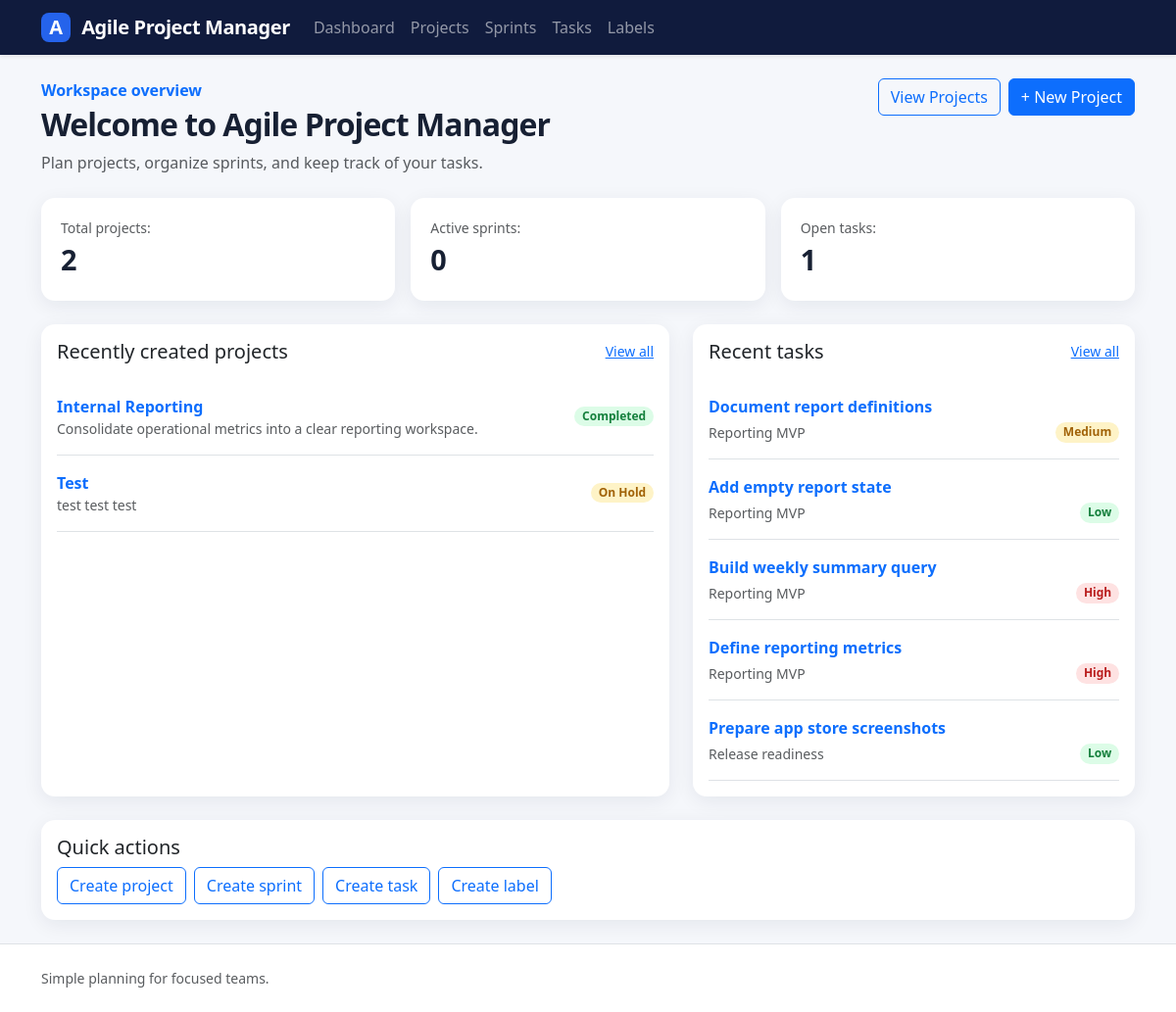
The app's page /, older data.
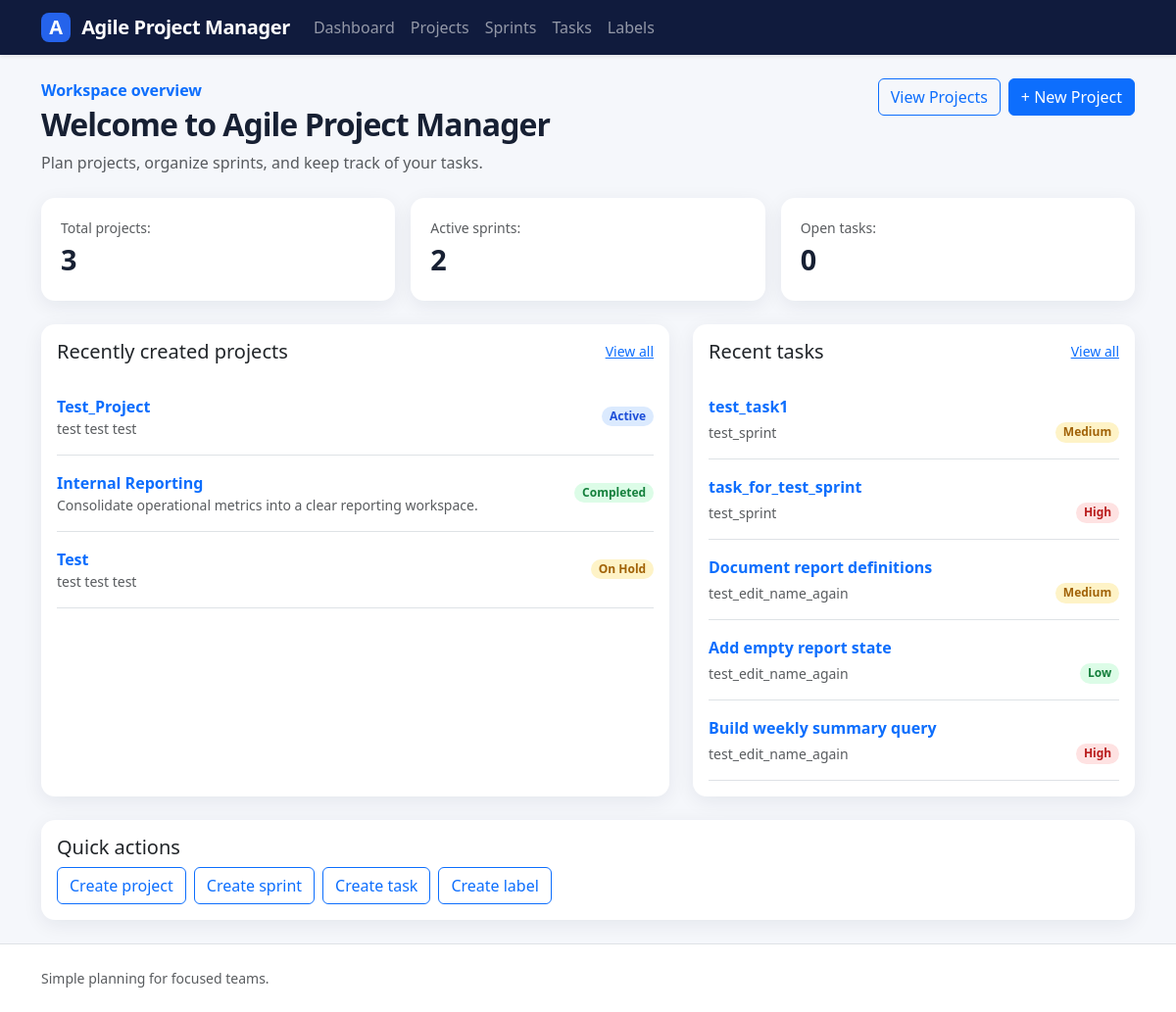
The same page, newer data.
### projects/models.py (models this page shows, shortened)
class Project(models.Model):
    class StatusChoices(models.TextChoices):
        ACTIVE = 'active', 'Active'
        COMPLETED = 'completed', 'Completed'
        ON_HOLD = 'on_hold', 'On Hold'
    name = models.CharField(
        max_length=100,
        validators=[MinLengthValidator(2)],
    )
    description = models.TextField(max_length=500, blank=True, null=True)
    start_date = models.DateField()
    end_date = models.DateField()
    status = models.CharField(choices=StatusChoices.choices, max_length=10)
    created_at = models.DateTimeField(auto_now_add=True)

### tasks/models.py (models this page shows)
class Task(models.Model):
    class PriorityChoices(models.TextChoices):
        LOW = 'LOW'
        MEDIUM = 'MEDIUM'
        HIGH = 'HIGH'
    sprint = models.ForeignKey(Sprint, on_delete=models.CASCADE)
    title = models.CharField(
        max_length=100,
        validators=[MinLengthValidator(3)],
    )
    description = models.TextField(max_length=500)
    priority = models.CharField(choices=PriorityChoices.choices, max_length=10)
    status = models.CharField(choices=Sprint.StatusChoices.choices, max_length=10)
    created_at = models.DateTimeField(auto_now_add=True)
    updated_at = models.DateTimeField(auto_now=True)
    labels = models.ManyToManyField(Label)

### sprints/models.py (models this page shows, shortened)
class Sprint(models.Model):
    class StatusChoices(models.TextChoices):
        PLANNED = 'planned', 'Planned'
        ACTIVE = 'active', 'Active'
        COMPLETED = 'completed', 'Completed'
    project = models.ForeignKey(Project, on_delete=models.CASCADE)
    name = models.CharField(
        max_length=100,
        validators=[MinLengthValidator(4)],
    )
    goal = models.CharField(max_length=100)
    start_date = models.DateField()
    end_date = models.DateField()
    status = models.CharField(choices=StatusChoices.choices, max_length=10)

### agile_project_manager/views.py (the view)
# urls.py: path('', DashboardView.as_view(), name='dashboard'),
class DashboardView(TemplateView):
    template_name = 'dashboard.html'
    context_object_name = 'dashboard'
    def get_context_data(self, **kwargs):
        context = super().get_context_data(**kwargs)
        context["recent_tasks"] = (Task.objects.select_related("sprint").order_by("-created_at")[:5])
        context["total_projects"] = Project.objects.count()
        context["active_sprints"] = Sprint.objects.filter(status=Sprint.StatusChoices.ACTIVE).count()
        context["open_tasks"] = Task.objects.exclude(status=Sprint.StatusChoices.COMPLETED).count()
        context["recent_projects"] = Project.objects.order_by("-created_at")[:5]
        return context

### templates/dashboard.html (shortened to what the changed rows need)
{% extends "base.html" %}
{% block content %}
    <div class="page-header">
        <div>
            <h1 class="h2 mb-2">
                Welcome to Agile Project Manager
            </h1>
        </div>
    </div>
    <div class="row g-3 mb-4">
        <div class="col-md-4">
            <div class="stat-card d-flex justify-content-between align-items-center">
                <div>
                    <div class="text-muted small">
                        Total projects:
                    </div>
                    <div class="stat-value">
                        {{ total_projects }}
                    </div>
                </div>
            </div>
        </div>
        <div class="col-md-4">
            <div class="stat-card d-flex justify-content-between align-items-center">
                <div>
                    <div class="text-muted small">
                        Active sprints:
                    </div>
                    <div class="stat-value">
                        {{ active_sprints }}
                    </div>
                </div>
            </div>
        </div>
        <div class="col-md-4">
            <div class="stat-card d-flex justify-content-between align-items-center">
                <div>
                    <div class="text-muted small">
                        Open tasks:
                    </div>
                    <div class="stat-value">
                        {{ open_tasks }}
                    </div>
                </div>
            </div>
        </div>
    </div>
    <div class="row g-4">
        <div class="col-lg-7">
            <div class="card h-100">
                <div class="card-body">
                    <div class="d-flex justify-content-between align-items-center mb-3">
                        <h2 class="h5 mb-0">
                            Recently created projects
                        </h2>
                    </div>
                    {% for project in recent_projects %}
                        <div class="d-flex justify-content-between align-items-center py-3 border-bottom">
                            <div>
                                <a class="fw-semibold text-decoration-none" href="{% url 'projects:detail' project.pk %}">
                                    {{ project.name|title }}
                                </a>
                                <div class="text-muted small">
                                    {{ project.description|truncatewords:12 }}
                                </div>
                            </div>
                            <span class="badge rounded-pill badge-status-{{ project.status }}">
                                {{ project.get_status_display|default:project.status|title }}
                            </span>
                        </div>
                    {% empty %}
                        {% include "partials/_empty_state.html" with title="No projects yet" message="Create a project to see it here." action_url=project_create_url action_text="Create project" %}
                    {% endfor %}
                </div>
            </div>
        </div>
        <div class="col-lg-5">
            <div class="card h-100">
                <div class="card-body">
                    <div class="d-flex justify-content-between align-items-center mb-3">
                        <h2 class="h5 mb-0">
                            Recent tasks
                        </h2>
                    </div>
                    {% for task in recent_tasks %}
                        <div class="py-3 border-bottom">
                            <a class="fw-semibold text-decoration-none" href="{% url 'tasks:detail' task.pk %}">
                                {{ task.title }}
                            </a>
                            <div class="d-flex justify-content-between mt-1">
                                <span class="text-muted small">
                                    {{ task.sprint.name|default:"Unassigned sprint" }}
                                </span>
                                <span class="badge rounded-pill priority-{{ task.priority|lower }}">
                                    {{ task.get_priority_display|default:task.priority|title }}
                                </span>
                            </div>
                        </div>
                    {% empty %}
                        <p class="text-muted py-4 mb-0">
                            No tasks have been created yet.
                        </p>
                    {% endfor %}
                </div>
            </div>
        </div>
    </div>
    <div class="card mt-4">
        <div class="card-body">
            <h2 class="h5">
                Quick actions
            </h2>
        </div>
    </div>
{% endblock %}

Row changes from the older to the newer data that the page shows:
removed Task: title "Define reporting metrics", sprint.name "Reporting MVP", priority "High"
removed Task: title "Prepare app store screenshots", sprint.name "Release readiness", priority "Low"
added Project: name "Test_Project", description "test test test", status "Active"
added Task: title "test_task1", sprint.name "test_sprint", priority "Medium"
added Task: title "task_for_test_sprint", sprint.name "test_sprint", priority "High"
changed through a linked row, Task "Document report definitions": sprint.name "Reporting MVP" → "test_edit_name_again"
changed through a linked row, Task "Add empty report state": sprint.name "Reporting MVP" → "test_edit_name_again"
changed through a linked row, Task "Build weekly summary query": sprint.name "Reporting MVP" → "test_edit_name_again"
Text that changed along with them:
{{ total_projects }}: "2" → "3"
{{ active_sprints }}: "0" → "2"
{{ open_tasks }}: "1" → "0"
